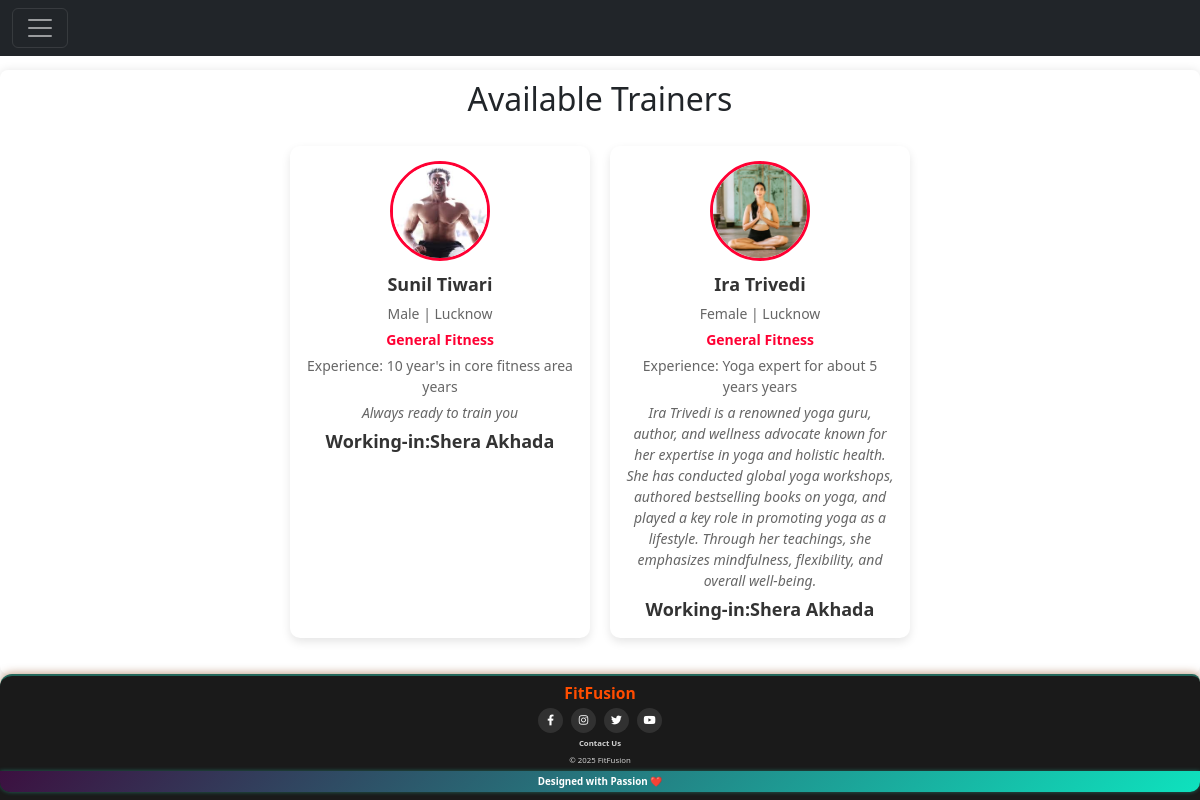
The app's page /trainers/ (signed in) with its own data.
### gym/models.py (models this page shows, shortened)
class Trainer(models.Model):
    gym = models.ForeignKey(Gym, on_delete=models.CASCADE, related_name='trainers', null=True, blank=True)
    name = models.CharField(max_length=100)  # No need for "null" as default
    email = models.EmailField(max_length=100, unique=True)
    gender = models.CharField(max_length=10, choices=[("Male", "Male"), ("Female", "Female"), ("Other", "Other")])
    city = models.CharField(max_length=50)
    specialization = models.CharField(max_length=50, default="General Fitness")
    experience = models.TextField()
    about_trainer = models.TextField(blank=True, null=True)
    trainer_pic = models.ImageField(upload_to="gym/trainers", null=True, blank=True, validators=[validate_image_size])

class Gym(models.Model):
    gym_id = models.CharField(max_length=50, primary_key=True)  # Unique ID for the gym
    password = models.CharField(max_length=128)  # Storing password (consider hashing it)
    owner_name =models.CharField(max_length=100)
    gym_name = models.CharField(max_length=100, unique=True)
    gym_city = models.CharField(max_length=50)
    contact = models.CharField(max_length=15, blank=True, null=True)
    address = models.CharField(max_length=150)
    opening_hours = models.CharField(max_length=100, default='6:00 AM - 10:00 PM')
    gym_image = models.ImageField(upload_to='gym/gym_images', blank=True, null=True)
    payment = models.BooleanField(default=False)
    def __str__(self):
        return self.gym_name

### gym/member_views.py (the view)
# urls.py: path("trainers/",member_views.trainers,name="trainers"),
def trainers(request):
    if 'session_key' not in request.session:
        return redirect("member_login")
    else:
        id =request.session["session_key"]#identify the logined user
        member = Member.objects.get(member_id=id)
        match_gym = member.gym
        trainer_list=  Trainer.objects.filter(gym=match_gym)
        context = {'trainer_key':trainer_list}
        return render(request ,'gym/member/view_trainer.html',context)

### gym/templates/gym/member/view_trainer.html (shortened to what this page needs)
{% extends 'gym/member/member_base.html' %}
{% block content %}
    <h2>Available Trainers</h2>
    <div class="trainer-container">
        {% for trainer in trainer_key %}
        <div class="trainer-card">
            <img class="trainer-img" src="{{ trainer.trainer_pic.url }}"  alt="Trainer Photo">
            <div class="trainer-name">{{ trainer.name }}</div>
            <div class="trainer-info">{{ trainer.gender }} | {{ trainer.city }}</div>
            <div class="trainer-specialization">{{ trainer.specialization }}</div>
            <div class="trainer-info">Experience: {{ trainer.experience }} years</div>
            <div class="trainer-info" style="font-style: italic;">{{ trainer.about_trainer|default:"No details available" }}</div>
            <div class="trainer-name">Working-in:{{ trainer.gym}}</div>
        </div>
        {% empty %}
        <p style="color:red; width: 100%;">No trainers available</p>
        {% endfor %}
</div>
{% endblock %}

### gym/static/gym/CSS/fit_fusion.css (style rules this page uses)
* { margin: 0; padding: 0; box-sizing: border-box; }
body { font-family: Arial, sans-serif; background-color: #f5f5f5; color: #333; line-height: 1.6; display: flex; flex-direction: column; min-height: 100vh; }
h1, h2, h3 { color: #222; margin-bottom: 15px; }
body::before { content: ""; display: block; height: 70px; }

### gym/templates/gym/member/view_trainer.html (style rules this page uses)
.trainer-container { display: flex; flex-wrap: wrap; justify-content: center; gap: 20px; padding: 20px; }
.trainer-card { width: 300px; background: #fff; border-radius: 10px; box-shadow: 0 4px 10px rgba(0, 0, 0, 0.1); overflow: hidden; text-align: center; padding: 15px; transition: transform 0.3s; }
.trainer-img { width: 100px; height: 100px; border-radius: 50%; object-fit: cover; margin-bottom: 10px; border: 3px solid #ff0033; }
.trainer-name { font-size: 18px; font-weight: bold; color: #333; }
.trainer-info { font-size: 14px; color: #666; margin: 5px 0; }
.trainer-specialization { font-size: 14px; font-weight: bold; color: #ff0033; }

### records on screen
Trainer: trainer_pic (picture), name "Sunil Tiwari", gender "Male", city "Lucknow", specialization "General Fitness", experience "10 year's in core fitness area", about_trainer "Always ready to train you", gym "Shera Akhada"
Trainer: trainer_pic (picture), name "Ira Trivedi", gender "Female", city "Lucknow", specialization "General Fitness", experience "Yoga expert for about 5 years", about_trainer "Ira Trivedi is a renowned yoga guru, author, and wellness advocate known for her expertise in yoga and holistic health. She has conducted global yoga workshops, authored bestselling books on yoga, and played a key role in promoting yoga as a lifestyle. Through her teachings, she emphasizes mindfulness, flexibility, and overall well-being.", gym "Shera Akhada"
